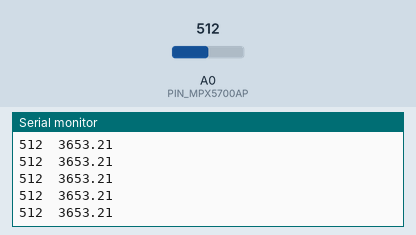
Bench run of a sketch on a simulated Arduino Uno, built with avr-gcc and run on an emulated ATmega328P. Parts: the last lines printed to the serial monitor. The inputs (shaded band) are chosen by the test bench; at power-on: A0 (PIN_MPX5700AP) = 512.

Above: at 1.2 s.
1.3 s: A0 (PIN_MPX5700AP) set to 716
At 2.2 s:
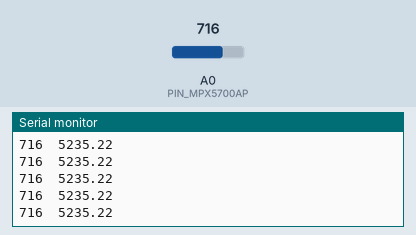
2.8 s: A0 (PIN_MPX5700AP) set to 900
At 3.9 s:
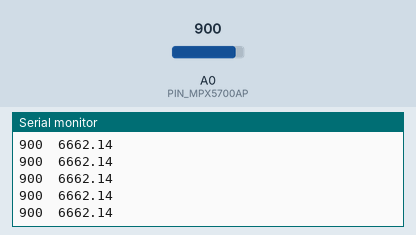
Timing chart, 0 to 5.8 s (numbered marks = the images above; inputs shaded):
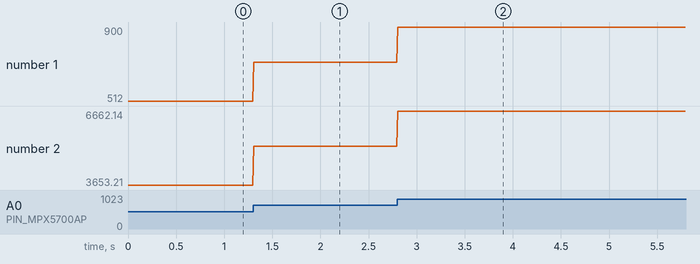

The sketch:

read_MPX5700AP.ino
```cpp
/*
 * Read analog input read from MPX5700AP
 * [MPX5700AP | Vout pin] --- [A0 pin | Arduino UNO]
 * ---
 * DimasAP (github.com/dispectra), April 27th 2020
 */

const int PIN_MPX5700AP = A0;
int MPX5700AP_rawValue;
float MPX5700AP_pressureValue;

float calcDatasheetPressure(int x_adc) {
  /* Function to return differential pressure value from raw ADC value by
   * following typical characteristic in the datasheet
   * ( https://www.nxp.com/docs/en/data-sheet/MPX5700.pdf )
   */

//  const int abr = 1023; // ADC bit range
//  const int avr = 5;    // ADC voltage range (in volt)
//  const float dvo = 0.2;  // Datasheet voltage offset (in volt)
//  const float dpg = 2222.22;  // Datasheet pressure gradient (in pascal/volt)
//  const float pa_cmh2o = 0.0102; // 1 Pa = 0.0102 cmH2O
//  float pds = (((float(x_adc) / abr * avr) - dvo) * dpg); // Pressure based on datasheet (in pascal)

//  float pds = mapFloat(x_adc, 0.0, 1023.0, 0.0, 5.0);
  float pds = (5) * float(x_adc) / (1023);
//  pds = mapFloat(pds, 0.2, 4.7, 0.0, 700000.0);
  pds = (700000) * (pds - 0.2) / (4.7 - 0.2);

  const float pa_cmh2o = 0.0102; // 1 Pa = 0.0102 cmH2O
  float pds_cmh2o = pds * pa_cmh2o; // Pressure (in cmH2O)
  return pds_cmh2o;
}

float calcCalibratedPressure(int x_adc) {
  /* Function to return calibrated differential preessure value from raw ADC value by following
   * two variable linear equation: (y-y_1)/(y_2-y_1) = (x-x_1)/(x_2-x_1)
   *
   * Let y as Pressure, x as raw ADC value,
   * point 1 (y_1, x_1) is  measurement #1, and point 2 (y_2, x_2) is measurement#2
   * Therefore, y = ( (y_2-y_1)*(x-x_1)/(x_2-x_1) ) + y_1
   */
  const float pressure_1 = 111; const int adcRaw_1 = 11;  // Measurement #1
  const float pressure_2 = 222; const int adcRaw_2 = 22;  // Measurement #2

  float pcal = ( (pressure_2 - pressure_1) * float(x_adc - adcRaw_1) / (adcRaw_2 - adcRaw_1) ) + pressure_1;
  return pcal;
}


void setup() {
  Serial.begin(115200);
  Serial.println("adc,cmH2O");
}

void loop() {
  MPX5700AP_rawValue = analogRead(PIN_MPX5700AP); //Arduino ADC 10-bit (0-5V)
  MPX5700AP_pressureValue = calcDatasheetPressure(MPX5700AP_rawValue);
  // MPX5700AP_pressureCalibratedValue = calcCalibratedPressure(MPX5700AP_rawValue);

  Serial.print(MPX5700AP_rawValue);
  Serial.print('\t'); Serial.print(MPX5700AP_pressureValue);
  Serial.println();
  delay(10);
}

//-- Float type mapper, for linear regression calibration --
float mapFloat(int rawX, int rawA, int rawB, float realA, float realB) {
  float realX = ( (realB - realA) * float((rawX - rawA) / (rawB - rawA)) ) + realA;
  return realX;
}
// function overloading of mapFloat()
float mapFloat(int rawX, float rawA, float rawB, float realA, float realB) {
  float realX = ( (realB - realA) * float((rawX - rawA) / (rawB - rawA)) ) + realA;
  return realX;
}
// function overloading of mapFloat()
float mapFloat(float rawX, float rawA, float rawB, float realA, float realB) {
  float realX = ( (realB - realA) * ((rawX - rawA) / (rawB - rawA)) ) + realA;
  return realX;
}
```

Measured:
- after the input at 1.3 s, the serial monitor: prints a new line at once (image 1)
- after the input at 2.8 s, the serial monitor: prints a new line at once (image 2)
- plotted number 1: 512 → 716 after the input at 1.3 s, 716 → 900 after the input at 2.8 s
- plotted number 2: 3653.21 → 5235.22 after the input at 1.3 s, 5235.22 → 6662.14 after the input at 2.8 s
